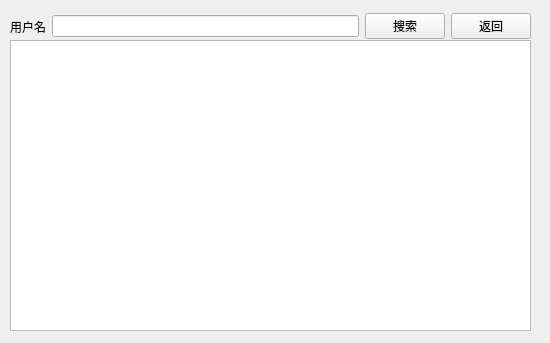
<?xml version="1.0" encoding="UTF-8"?>
<ui version="4.0">
 <class>DetailWidget</class>
 <widget class="QWidget" name="DetailWidget">
  <property name="geometry">
   <rect>
    <x>0</x>
    <y>0</y>
    <width>550</width>
    <height>343</height>
   </rect>
  </property>
  <property name="windowTitle">
   <string>Form</string>
  </property>
  <widget class="QTableView" name="tableView">
   <property name="geometry">
    <rect>
     <x>10</x>
     <y>40</y>
     <width>521</width>
     <height>291</height>
    </rect>
   </property>
  </widget>
  <widget class="QWidget" name="horizontalLayoutWidget">
   <property name="geometry">
    <rect>
     <x>10</x>
     <y>10</y>
     <width>521</width>
     <height>33</height>
    </rect>
   </property>
   <layout class="QHBoxLayout" name="horizontalLayout">
    <item>
     <widget class="QLabel" name="label">
      <property name="text">
       <string>用户名</string>
      </property>
     </widget>
    </item>
    <item>
     <widget class="QLineEdit" name="lineSearch"/>
    </item>
    <item>
     <widget class="QPushButton" name="buttonSearch">
      <property name="text">
       <string>搜索</string>
      </property>
     </widget>
    </item>
    <item>
     <widget class="QPushButton" name="buttonBack">
      <property name="text">
       <string>返回</string>
      </property>
     </widget>
    </item>
   </layout>
  </widget>
 </widget>
 <resources/>
 <connections/>
</ui>
